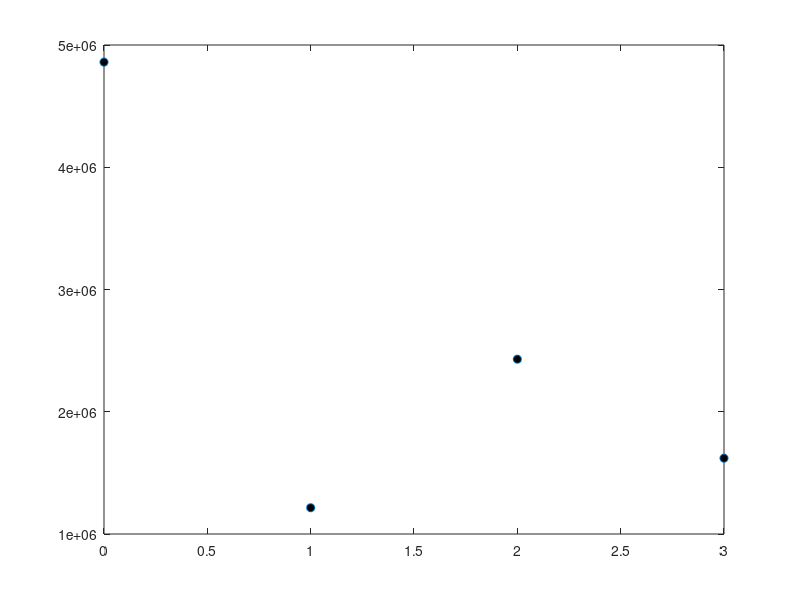

Here is the MATLAB script that generated this plot:
function mtx = pi
  
    f = fopen('file.txt');
    file2 =textscan(f, '%s', 'delimiter', '\n');
    
    Line_Number=(2:2:8);
    LT = {file2{1}{2},file2{1}{4},file2{1}{6},file2{1}{8}};
    time = file2{1}{11};
    
    numbers = regexp(LT,'[0-3]','once', 'match');
    t = regexp(time,'[0-9]', 'match');
    c0 = cell2mat(numbers);
    c2 = str2num(c0);
    r = mod(c2  , 1000 ); 
    c2_1 = (c2 - r) / 1000;
    r1 = mod(r, 100);
    c2_2 = (r - r1) / 100;
    r2 = mod(r1, 10);
    c2_3 = (r1 - r2) / 10;
    
    t0 = cell2mat(t);
    t2 = str2num(t0);
    
    x_param = [c2_1 , c2_2 , c2_3 , r2];
    t_param = [t2/4, t2/3 , t2/2 , t2];
    

    disp(numbers);
    disp(t);
    plot(x_param , t_param, 'o' , 'MarkerFaceColor','k')
    

    fclose('file.txt');
    

endfunction